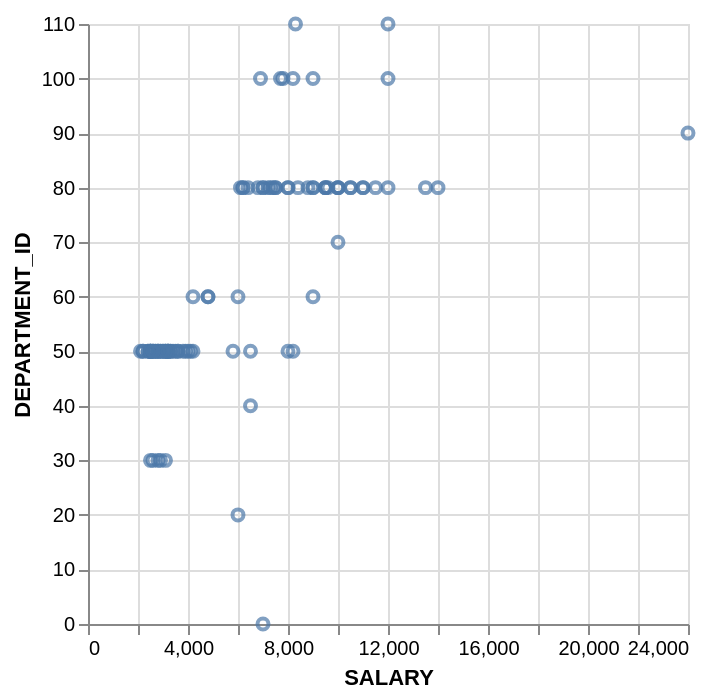

Write a Vega-Lite specification for this figure.
### Vega-Lite specification from a JSON file in a GitHub repository (floating-point values rounded to 4 significant figures)
{"data": {"values": [{"x_data": 24000, "y_data": 90}, {"x_data": 9000, "y_data": 60}, {"x_data": 6000, "y_data": 60}, {"x_data": 4800, "y_data": 60}, {"x_data": 4800, "y_data": 60}, {"x_data": 4200, "y_data": 60}, {"x_data": 12000, "y_data": 100}, {"x_data": 9000, "y_data": 100}, {"x_data": 8200, "y_data": 100}, {"x_data": 7700, "y_data": 100}, {"x_data": 7800, "y_data": 100}, {"x_data": 6900, "y_data": 100}, {"x_data": 3100, "y_data": 30}, {"x_data": 2900, "y_data": 30}, {"x_data": 2800, "y_data": 30}, {"x_data": 2600, "y_data": 30}, {"x_data": 2500, "y_data": 30}, {"x_data": 8000, "y_data": 50}, {"x_data": 8200, "y_data": 50}, {"x_data": 6500, "y_data": 50}, {"x_data": 5800, "y_data": 50}, {"x_data": 3200, "y_data": 50}, {"x_data": 2700, "y_data": 50}, {"x_data": 2400, "y_data": 50}, {"x_data": 2200, "y_data": 50}, {"x_data": 3300, "y_data": 50}, {"x_data": 2800, "y_data": 50}, {"x_data": 2500, "y_data": 50}, {"x_data": 2100, "y_data": 50}, {"x_data": 3300, "y_data": 50}, {"x_data": 2900, "y_data": 50}, {"x_data": 2400, "y_data": 50}, {"x_data": 2200, "y_data": 50}, {"x_data": 3600, "y_data": 50}, {"x_data": 3200, "y_data": 50}, {"x_data": 2700, "y_data": 50}, {"x_data": 2500, "y_data": 50}, {"x_data": 3500, "y_data": 50}, {"x_data": 3100, "y_data": 50}, {"x_data": 2600, "y_data": 50}, {"x_data": 2500, "y_data": 50}, {"x_data": 14000, "y_data": 80}, {"x_data": 13500, "y_data": 80}, {"x_data": 12000, "y_data": 80}, {"x_data": 11000, "y_data": 80}, {"x_data": 10500, "y_data": 80}, {"x_data": 10000, "y_data": 80}, {"x_data": 9500, "y_data": 80}, {"x_data": 9000, "y_data": 80}, {"x_data": 8000, "y_data": 80}, {"x_data": 7500, "y_data": 80}, {"x_data": 7000, "y_data": 80}, {"x_data": 10000, "y_data": 80}, {"x_data": 9500, "y_data": 80}, {"x_data": 9000, "y_data": 80}, {"x_data": 8000, "y_data": 80}, {"x_data": 7500, "y_data": 80}, {"x_data": 7000, "y_data": 80}, {"x_data": 10500, "y_data": 80}, {"x_data": 9500, "y_data": 80}, {"x_data": 7200, "y_data": 80}, {"x_data": 6800, "y_data": 80}, {"x_data": 6400, "y_data": 80}, {"x_data": 6200, "y_data": 80}, {"x_data": 11500, "y_data": 80}, {"x_data": 10000, "y_data": 80}, {"x_data": 9600, "y_data": 80}, {"x_data": 7400, "y_data": 80}, {"x_data": 7300, "y_data": 80}, {"x_data": 6100, "y_data": 80}, {"x_data": 11000, "y_data": 80}, {"x_data": 8800, "y_data": 80}, {"x_data": 8400, "y_data": 80}, {"x_data": 7000, "y_data": 0}, {"x_data": 6200, "y_data": 80}, {"x_data": 3200, "y_data": 50}, {"x_data": 3100, "y_data": 50}, {"x_data": 2500, "y_data": 50}, {"x_data": 2800, "y_data": 50}, {"x_data": 4200, "y_data": 50}, {"x_data": 4100, "y_data": 50}, {"x_data": 3400, "y_data": 50}, {"x_data": 3000, "y_data": 50}, {"x_data": 3800, "y_data": 50}, {"x_data": 3600, "y_data": 50}, {"x_data": 2900, "y_data": 50}, {"x_data": 2500, "y_data": 50}, {"x_data": 4000, "y_data": 50}, {"x_data": 3900, "y_data": 50}, {"x_data": 3200, "y_data": 50}, {"x_data": 2800, "y_data": 50}, {"x_data": 3100, "y_data": 50}, {"x_data": 3000, "y_data": 50}, {"x_data": 2600, "y_data": 50}, {"x_data": 2600, "y_data": 50}, {"x_data": 6000, "y_data": 20}, {"x_data": 6500, "y_data": 40}, {"x_data": 10000, "y_data": 70}, {"x_data": 12000, "y_data": 110}, {"x_data": 8300, "y_data": 110}]}, "mark": "point", "encoding": {"x": {"field": "x_data", "type": "quantitative", "title": "SALARY"}, "y": {"field": "y_data", "type": "quantitative", "title": "DEPARTMENT_ID"}}}
